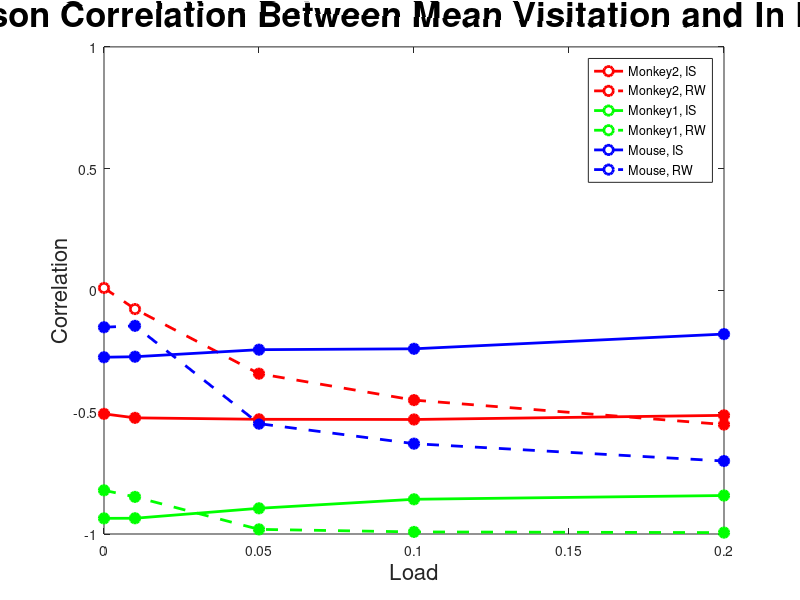
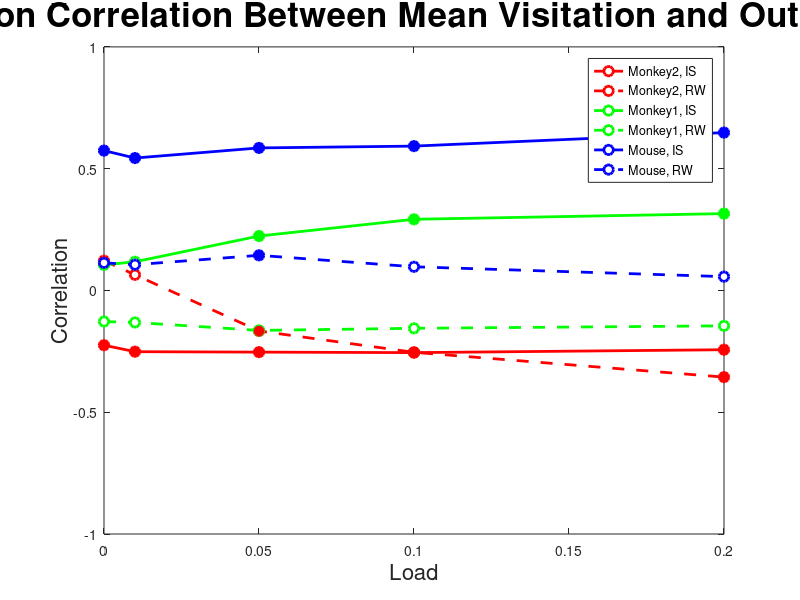
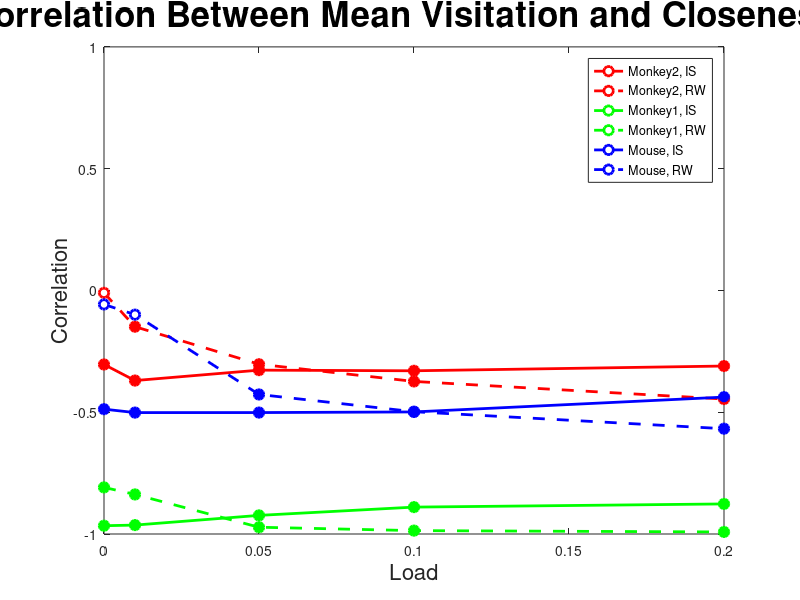
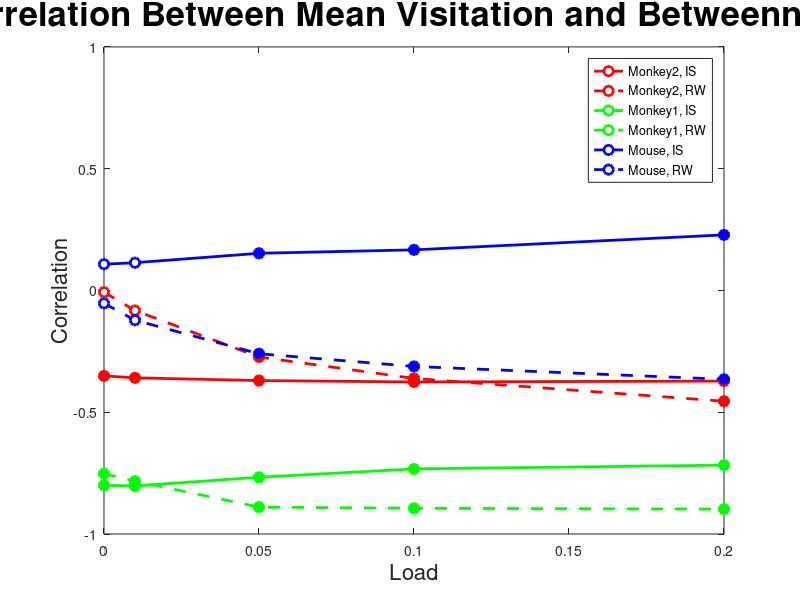

Write MATLAB code to recreate these figures, in order.
% Influence vs. In Degree 
x = [0, 0.01, 0.05, 0.1, 0.2]
y1 = [ -0.5067358,   -0.5230909,   -0.5290222,   -0.5298036,   -0.5128546]  
y2 = [ 0.01030276,   -0.07644392, -0.3418042,   -0.450261,    -0.5505172]  
y3 = [ -0.9356863,   -0.9353327,   -0.8944474,   -0.8574319,   -0.8419666]  
y4 = [ -0.8205764,   -0.8476014,   -0.9809867,   -0.9914599,   -0.9942884]  
y5 = [ -0.27423,     -0.2721152,   -0.2432232,   -0.2395987,   -0.1791202]   
y6 = [ -0.1510488,   -0.1452869,   -0.5469349,   -0.6291257,   -0.7003716]  

x1 = [0, 0.01, 0.05, 0.1, 0.2]
x2 = [0.05, 0.1, 0.2]
x3 = [0, 0.01, 0.05, 0.1, 0.2]
x4 = [0, 0.01, 0.05, 0.1, 0.2]
x5 = [0, 0.01, 0.05, 0.1, 0.2]
x6 = [0, 0.01, 0.05, 0.1, 0.2]

z1 = [ -0.5067358,   -0.5230909,   -0.5290222,   -0.5298036,   -0.5128546]  
z2 = [-0.3418042,   -0.450261,    -0.5505172]
z3 = [ -0.9356863,   -0.9353327,   -0.8944474,   -0.8574319,   -0.8419666]  
z4 = [ -0.8205764,   -0.8476014,   -0.9809867,   -0.9914599,   -0.9942884]  
z5 = [ -0.27423,     -0.2721152,   -0.2432232,   -0.2395987,   -0.1791202]   
z6 = [ -0.1510488,   -0.1452869,   -0.5469349,   -0.6291257,   -0.7003716]  

% First, plot the curves, regardless of significance or not
figure
plot(x, y1, "- ro", ...
	"LineWidth", 2, ...
	"MarkerFaceColor", [1 1 1], ...
	"MarkerEdgeColor", "r", ...
	"MarkerSize", 7)
title("Pearson Correlation Between Mean Visitation and In Degree", "FontSize", 25)
xlabel("Load", "FontSize", 16)
ylabel("Correlation", "FontSize", 16)

hold on
plot(x, y2, "-- ro", ...
	"LineWidth", 2, ...
	"MarkerFaceColor", [1 1 1], ...
	"MarkerEdgeColor", "r", ...
	"MarkerSize", 7)

hold on
plot(x, y3, "- go", ...
	"LineWidth", 2, ...
	"MarkerFaceColor", [1 1 1], ...
	"MarkerEdgeColor", "g", ...
	"MarkerSize", 7)

hold on
plot(x, y4, "-- go", ...
	"LineWidth", 2, ...
	"MarkerFaceColor", [1 1 1], ...
	"MarkerEdgeColor", "g", ...
	"MarkerSize", 7)

hold on

plot(x, y5, "- bo", ...
	"LineWidth", 2, ...
	"MarkerFaceColor", [1 1 1], ...
	"MarkerEdgeColor", "b", ...
	"MarkerSize", 7)

hold on
plot(x, y6, "-- bo", ...
	"LineWidth", 2, ...
	"MarkerFaceColor", [1 1 1], ...
	"MarkerEdgeColor", "b", ...
	"MarkerSize", 7)

% Now, fill in the significant values

hold on
plot(x1, z1, "- wo", ...
	"LineStyle", "none", ...
	"MarkerFaceColor", "r", ...
	"MarkerEdgeColor", "r", ...
	"MarkerSize", 7)

hold on
plot(x2, z2, "- wo", ...
	"LineStyle", "none", ...
	"MarkerFaceColor", "r", ...
	"MarkerEdgeColor", "r", ...
	"MarkerSize", 7)

hold on
plot(x3, z3, "- wo", ...
	"LineStyle", "none", ...
	"MarkerFaceColor", "g", ...
	"MarkerEdgeColor", "g", ...
	"MarkerSize", 7)

hold on
plot(x4, z4, "- wo", ...
	"LineStyle", "none", ...
	"MarkerFaceColor", "g", ...
	"MarkerEdgeColor", "g", ...
	"MarkerSize", 7)

hold on
plot(x5, z5, "- wo", ...
	"LineStyle", "none", ...
	"MarkerFaceColor", "b", ...
	"MarkerEdgeColor", "b", ...
	"MarkerSize", 7)

hold on
plot(x6, z6, "- wo", ...
	"LineStyle", "none", ...
	"MarkerFaceColor", "b", ...
	"MarkerEdgeColor", "b", ...
	"MarkerSize", 7)
legend("Monkey2, IS", "Monkey2, RW", "Monkey1, IS", "Monkey1, RW", "Mouse, IS", "Mouse, RW")
ylim([-1, 1])	

hold off


% Influence vs. Out Degree 
x = [0, 0.01, 0.05, 0.1, 0.2]
y1 = [ -0.2247399,    -0.2514445,   -0.2532274,   -0.25532,     -0.2433915  ]
y2 = [ 0.1220398,     0.06420708,  -0.1664006,   -0.2540701,   -0.3557957  ]
y3 = [ 0.1048528,     0.1177743,    0.2234229,    0.292105,     0.3154193   ]
y4 = [ -0.1276368,    -0.1313422,   -0.1640887,   -0.155406,    -0.1453444  ]
y5 = [ 0.5741205,     0.5436752,    0.5852051,    0.5926335,    0.6480436    ]
y6 = [ 0.1132809,     0.1057575,    0.1442159,    0.09711735,   0.05672981  ]

x1 = [0, 0.01, 0.05, 0.1, 0.2]
x2 = [0.05, 0.1, 0.2]
x3 = [0.05, 0.1, 0.2]
x4 = []
x5 = [0, 0.01, 0.05, 0.1, 0.2]
x6 = [0.05]

z1 = [ -0.2247399,    -0.2514445,   -0.2532274,   -0.25532,     -0.2433915  ]
z2 = [-0.1664006,   -0.2540701,   -0.3557957]
z3 = [ 0.2234229,    0.292105,     0.3154193]
z4 = []
z5 = [ 0.5741205,     0.5436752,    0.5852051,    0.5926335,    0.6480436    ]
z6 = [0.1442159]

% First, plot the curves, regardless of significance or not
figure
plot(x, y1, "- ro", ...
	"LineWidth", 2, ...
	"MarkerFaceColor", [1 1 1], ...
	"MarkerEdgeColor", "r", ...
	"MarkerSize", 7)
title("Pearson Correlation Between Mean Visitation and Out Degree", "FontSize", 25)
xlabel("Load", "FontSize", 16)
ylabel("Correlation", "FontSize", 16)

hold on
plot(x, y2, "-- ro", ...
	"LineWidth", 2, ...
	"MarkerFaceColor", [1 1 1], ...
	"MarkerEdgeColor", "r", ...
	"MarkerSize", 7)

hold on
plot(x, y3, "- go", ...
	"LineWidth", 2, ...
	"MarkerFaceColor", [1 1 1], ...
	"MarkerEdgeColor", "g", ...
	"MarkerSize", 7)

hold on
plot(x, y4, "-- go", ...
	"LineWidth", 2, ...
	"MarkerFaceColor", [1 1 1], ...
	"MarkerEdgeColor", "g", ...
	"MarkerSize", 7)

hold on

plot(x, y5, "- bo", ...
	"LineWidth", 2, ...
	"MarkerFaceColor", [1 1 1], ...
	"MarkerEdgeColor", "b", ...
	"MarkerSize", 7)

hold on
plot(x, y6, "-- bo", ...
	"LineWidth", 2, ...
	"MarkerFaceColor", [1 1 1], ...
	"MarkerEdgeColor", "b", ...
	"MarkerSize", 7)

% Now, fill in the significant values

hold on
plot(x1, z1, "- wo", ...
	"LineStyle", "none", ...
	"MarkerFaceColor", [1 0 0], ...
	"MarkerEdgeColor", "r", ...
	"MarkerSize", 7)

hold on
plot(x2, z2, "- wo", ...
	"LineStyle", "none", ...
	"MarkerFaceColor", "r", ...
	"MarkerEdgeColor", "r", ...
	"MarkerSize", 7)

hold on
plot(x3, z3, "- wo", ...
	"LineStyle", "none", ...
	"MarkerFaceColor", "g", ...
	"MarkerEdgeColor", "g", ...
	"MarkerSize", 7)

hold on
plot(x4, z4, "- wo", ...
	"LineStyle", "none", ...
	"MarkerFaceColor", "g", ...
	"MarkerEdgeColor", "g", ...
	"MarkerSize", 7)

hold on
plot(x5, z5, "- wo", ...
	"LineStyle", "none", ...
	"MarkerFaceColor", "b", ...
	"MarkerEdgeColor", "b", ...
	"MarkerSize", 7)

hold on
plot(x6, z6, "- wo", ...
	"LineStyle", "none", ...
	"MarkerFaceColor", "b", ...
	"MarkerEdgeColor", "b", ...
	"MarkerSize", 7)
legend("Monkey2, IS", "Monkey2, RW", "Monkey1, IS", "Monkey1, RW", "Mouse, IS", "Mouse, RW")
ylim([-1, 1])	

hold off



% Influence vs. Closeness Centrality
x = [0, 0.01, 0.05, 0.1, 0.2]
y1 = [ -0.303942,    -0.3699783,   -0.3272261,   -0.3298805,   -0.3103323  ]
y2 = [ -0.009921724, -0.1487975,  -0.3029159,   -0.3735418,   -0.4459092  ]
y3 = [ -0.9659972,   -0.9633755,   -0.923564,    -0.8895754,   -0.8765357  ]
y4 = [ -0.808576,    -0.837572,    -0.9721879,   -0.9861216,   -0.9915606  ]
y5 = [ -0.4873877,   -0.5015311,   -0.5014187,   -0.4988201,   -0.4378934   ]
y6 = [ -0.05731103,  -0.09942469,  -0.4270962,   -0.4979422,   -0.5676694  ]

x1 = [0, 0.01, 0.05, 0.1, 0.2]
x2 = [0.01, 0.05, 0.1, 0.2]
x3 = [0, 0.01, 0.05, 0.1, 0.2]
x4 = [0, 0.01, 0.05, 0.1, 0.2]
x5 = [0, 0.01, 0.05, 0.1, 0.2]
x6 = [0.05, 0.1, 0.2]

z1 = [ -0.303942,    -0.3699783,   -0.3272261,   -0.3298805,   -0.3103323  ]
z2 = [-0.1487975,  -0.3029159,   -0.3735418,   -0.4459092]
z3 = [ -0.9659972,   -0.9633755,   -0.923564,    -0.8895754,   -0.8765357  ]
z4 = [ -0.808576,    -0.837572,    -0.9721879,   -0.9861216,   -0.9915606  ]
z5 = [ -0.4873877,   -0.5015311,   -0.5014187,   -0.4988201,   -0.4378934   ]
z6 = [-0.4270962,   -0.4979422,   -0.5676694]

% First, plot the curves, regardless of significance or not
figure
plot(x, y1, "- ro", ...
	"LineWidth", 2, ...
	"MarkerFaceColor", [1 1 1], ...
	"MarkerEdgeColor", "r", ...
	"MarkerSize", 7)
title("Pearson Correlation Between Mean Visitation and Closeness Centrality", "FontSize", 25)
xlabel("Load", "FontSize", 16)
ylabel("Correlation", "FontSize", 16)

hold on
plot(x, y2, "-- ro", ...
	"LineWidth", 2, ...
	"MarkerFaceColor", [1 1 1], ...
	"MarkerEdgeColor", "r", ...
	"MarkerSize", 7)

hold on
plot(x, y3, "- go", ...
	"LineWidth", 2, ...
	"MarkerFaceColor", [1 1 1], ...
	"MarkerEdgeColor", "g", ...
	"MarkerSize", 7)

hold on
plot(x, y4, "-- go", ...
	"LineWidth", 2, ...
	"MarkerFaceColor", [1 1 1], ...
	"MarkerEdgeColor", "g", ...
	"MarkerSize", 7)

hold on

plot(x, y5, "- bo", ...
	"LineWidth", 2, ...
	"MarkerFaceColor", [1 1 1], ...
	"MarkerEdgeColor", "b", ...
	"MarkerSize", 7)

hold on
plot(x, y6, "-- bo", ...
	"LineWidth", 2, ...
	"MarkerFaceColor", [1 1 1], ...
	"MarkerEdgeColor", "b", ...
	"MarkerSize", 7)

% Now, fill in the significant values

hold on
plot(x1, z1, "- wo", ...
	"LineStyle", "none", ...
	"MarkerFaceColor", "r", ...
	"MarkerEdgeColor", "r", ...
	"MarkerSize", 7)

hold on
plot(x2, z2, "- wo", ...
	"LineStyle", "none", ...
	"MarkerFaceColor", "r", ...
	"MarkerEdgeColor", "r", ...
	"MarkerSize", 7)

hold on
plot(x3, z3, "- wo", ...
	"LineStyle", "none", ...
	"MarkerFaceColor", "g", ...
	"MarkerEdgeColor", "g", ...
	"MarkerSize", 7)

hold on
plot(x4, z4, "- wo", ...
	"LineStyle", "none", ...
	"MarkerFaceColor", "g", ...
	"MarkerEdgeColor", "g", ...
	"MarkerSize", 7)

hold on
plot(x5, z5, "- wo", ...
	"LineStyle", "none", ...
	"MarkerFaceColor", "b", ...
	"MarkerEdgeColor", "b", ...
	"MarkerSize", 7)

hold on
plot(x6, z6, "- wo", ...
	"LineStyle", "none", ...
	"MarkerFaceColor", "b", ...
	"MarkerEdgeColor", "b", ...
	"MarkerSize", 7)
legend("Monkey2, IS", "Monkey2, RW", "Monkey1, IS", "Monkey1, RW", "Mouse, IS", "Mouse, RW")
ylim([-1, 1])	

hold off


% Influence vs. Betweenness Centrality
x = [0, 0.01, 0.05, 0.1, 0.2]
y1 = [ -0.3508149,   -0.358843,    -0.369933,    -0.375798,    -0.3721378  ]
y2 = [ -0.007000943, -0.08247554, -0.2731688,   -0.3613984,   -0.4548799  ]
y3 = [ -0.8001684,   -0.8027371,   -0.7671172,   -0.7328259,   -0.7173447  ]
y4 = [ -0.7524747,   -0.7829376,   -0.8895612,   -0.8945713,   -0.8978071  ]
y5 = [ 0.1078196,    0.1138621,    0.1525914,    0.1666392,    0.2280848    ]
y6 = [ -0.05277648,  -0.1221243,   -0.2598447,   -0.3121164,   -0.3648632  ]

x1 = [0, 0.01, 0.05, 0.1, 0.2]
x2 = [0.05, 0.1, 0.2]
x3 = [0, 0.01, 0.05, 0.1, 0.2]
x4 = [0, 0.01, 0.05, 0.1, 0.2]
x5 = [0.05, 0.1, 0.2]
x6 = [0.05, 0.1, 0.2]

z1 = [ -0.3508149,   -0.358843,    -0.369933,    -0.375798,    -0.3721378  ]
z2 = [-0.2731688,   -0.3613984,   -0.4548799]
z3 = [ -0.8001684,   -0.8027371,   -0.7671172,   -0.7328259,   -0.7173447  ]
z4 = [ -0.7524747,   -0.7829376,   -0.8895612,   -0.8945713,   -0.8978071  ]
z5 = [0.1525914,    0.1666392,    0.2280848]
z6 = [-0.2598447,   -0.3121164,   -0.3648632]

% First, plot the curves, regardless of significance or not
figure
plot(x, y1, "- ro", ...
	"LineWidth", 2, ...
	"MarkerFaceColor", [1 1 1], ...
	"MarkerEdgeColor", "r", ...
	"MarkerSize", 7)
title("Pearson Correlation Between Mean Visitation and Betweenness Centrality", "FontSize", 25)
xlabel("Load", "FontSize", 16)
ylabel("Correlation", "FontSize", 16)

hold on
plot(x, y2, "-- ro", ...
	"LineWidth", 2, ...
	"MarkerFaceColor", [1 1 1], ...
	"MarkerEdgeColor", "r", ...
	"MarkerSize", 7)

hold on
plot(x, y3, "- go", ...
	"LineWidth", 2, ...
	"MarkerFaceColor", [1 1 1], ...
	"MarkerEdgeColor", "g", ...
	"MarkerSize", 7)

hold on
plot(x, y4, "-- go", ...
	"LineWidth", 2, ...
	"MarkerFaceColor", [1 1 1], ...
	"MarkerEdgeColor", "g", ...
	"MarkerSize", 7)

hold on

plot(x, y5, "- bo", ...
	"LineWidth", 2, ...
	"MarkerFaceColor", [1 1 1], ...
	"MarkerEdgeColor", "b", ...
	"MarkerSize", 7)

hold on
plot(x, y6, "-- bo", ...
	"LineWidth", 2, ...
	"MarkerFaceColor", [1 1 1], ...
	"MarkerEdgeColor", "b", ...
	"MarkerSize", 7)

% Now, fill in the significant values

hold on
plot(x1, z1, "- wo", ...
	"LineStyle", "none", ...
	"MarkerFaceColor", "r", ...
	"MarkerEdgeColor", "r", ...
	"MarkerSize", 7)

hold on
plot(x2, z2, "- wo", ...
	"LineStyle", "none", ...
	"MarkerFaceColor", "r", ...
	"MarkerEdgeColor", "r", ...
	"MarkerSize", 7)

hold on
plot(x3, z3, "- wo", ...
	"LineStyle", "none", ...
	"MarkerFaceColor", "g", ...
	"MarkerEdgeColor", "g", ...
	"MarkerSize", 7)

hold on
plot(x4, z4, "- wo", ...
	"LineStyle", "none", ...
	"MarkerFaceColor", "g", ...
	"MarkerEdgeColor", "g", ...
	"MarkerSize", 7)

hold on
plot(x5, z5, "- wo", ...
	"LineStyle", "none", ...
	"MarkerFaceColor", "b", ...
	"MarkerEdgeColor", "b", ...
	"MarkerSize", 7)

hold on
plot(x6, z6, "- wo", ...
	"LineStyle", "none", ...
	"MarkerFaceColor", "b", ...
	"MarkerEdgeColor", "b", ...
	"MarkerSize", 7)
legend("Monkey2, IS", "Monkey2, RW", "Monkey1, IS", "Monkey1, RW", "Mouse, IS", "Mouse, RW")
ylim([-1, 1])	

hold off




% Redundancy vs. In Degree
x = [0, 0.01, 0.05, 0.1, 0.2]
y1 = [ -0.243331,    -0.2730811,   -0.377439,    -0.3317767,   -0.2948405  ]
y2 = [ -0.1918469,   -0.2055615,  -0.2002566,   -0.1983024,   -0.1961912  ]
y3 = [ -0.2939908,   -0.2895031,   -0.3939538,   -0.2274509,   -0.1586831  ]
y4 = [ -0.1336711,   -0.1205887,   -0.01858502,  0.2331294,    0.395346    ]
y5 = [ -0.2295125,   -0.1920637,   -0.26127,     -0.2764219,   -0.2651384   ]
y6 = [ -0.2555538,   -0.211928,    -0.2158502,   -0.2304797,   -0.2475533  ]

x1 = [0, 0.01, 0.05, 0.1, 0.2]
x2 = [0, 0.01, 0.05, 0.1, 0.2]
x3 = [0, 0.01, 0.05, 0.1]
x4 = [0.1, 0.2]
x5 = [0, 0.01, 0.05, 0.1, 0.2]
x6 = [0, 0.01, 0.05, 0.1, 0.2]

z1 = [ -0.243331,    -0.2730811,   -0.377439,    -0.3317767,   -0.2948405  ]
z2 = [ -0.1918469,   -0.2055615,  -0.2002566,   -0.1983024,   -0.1961912  ]
z3 = [-0.2939908,   -0.2895031,   -0.3939538,   -0.2274509]
z4 = [0.2331294,    0.395346]
z5 = [ -0.2295125,   -0.1920637,   -0.26127,     -0.2764219,   -0.2651384   ]
z6 = [ -0.2555538,   -0.211928,    -0.2158502,   -0.2304797,   -0.2475533  ]


% First, plot the curves, regardless of significance or not
figure
plot(x, y1, "- ro", ...
	"LineWidth", 2, ...
	"MarkerFaceColor", [1 1 1], ...
	"MarkerEdgeColor", "r", ...
	"MarkerSize", 7)
title("Pearson Correlation Between Mean Overstay and In Degree", "FontSize", 25)
xlabel("Load", "FontSize", 16)
ylabel("Correlation", "FontSize", 16)

hold on
plot(x, y2, "-- ro", ...
	"LineWidth", 2, ...
	"MarkerFaceColor", [1 1 1], ...
	"MarkerEdgeColor", "r", ...
	"MarkerSize", 7)

hold on
plot(x, y3, "- go", ...
	"LineWidth", 2, ...
	"MarkerFaceColor", [1 1 1], ...
	"MarkerEdgeColor", "g", ...
	"MarkerSize", 7)

hold on
plot(x, y4, "-- go", ...
	"LineWidth", 2, ...
	"MarkerFaceColor", [1 1 1], ...
	"MarkerEdgeColor", "g", ...
	"MarkerSize", 7)

hold on

plot(x, y5, "- bo", ...
	"LineWidth", 2, ...
	"MarkerFaceColor", [1 1 1], ...
	"MarkerEdgeColor", "b", ...
	"MarkerSize", 7)

hold on
plot(x, y6, "-- bo", ...
	"LineWidth", 2, ...
	"MarkerFaceColor", [1 1 1], ...
	"MarkerEdgeColor", "b", ...
	"MarkerSize", 7)

% Now, fill in the significant values

hold on
plot(x1, z1, "- wo", ...
	"LineStyle", "none", ...
	"MarkerFaceColor", "r", ...
	"MarkerEdgeColor", "r", ...
	"MarkerSize", 7)

hold on
plot(x2, z2, "- wo", ...
	"LineStyle", "none", ...
	"MarkerFaceColor", "r", ...
	"MarkerEdgeColor", "r", ...
	"MarkerSize", 7)

hold on
plot(x3, z3, "- wo", ...
	"LineStyle", "none", ...
	"MarkerFaceColor", "g", ...
	"MarkerEdgeColor", "g", ...
	"MarkerSize", 7)

hold on
plot(x4, z4, "- wo", ...
	"LineStyle", "none", ...
	"MarkerFaceColor", "g", ...
	"MarkerEdgeColor", "g", ...
	"MarkerSize", 7)

hold on
plot(x5, z5, "- wo", ...
	"LineStyle", "none", ...
	"MarkerFaceColor", "b", ...
	"MarkerEdgeColor", "b", ...
	"MarkerSize", 7)

hold on
plot(x6, z6, "- wo", ...
	"LineStyle", "none", ...
	"MarkerFaceColor", "b", ...
	"MarkerEdgeColor", "b", ...
	"MarkerSize", 7)
legend("Monkey2, IS", "Monkey2, RW", "Monkey1, IS", "Monkey1, RW", "Mouse, IS", "Mouse, RW")
ylim([-1, 1])	

hold off


% Redundancy vs. Out Degree
x = [0, 0.01, 0.05, 0.1, 0.2]
y1 =  [ -0.09399936,  -0.09267755,  -0.2891839,   -0.295891,    -0.2929902  ]
y2 =  [ -0.2505736,   -0.2632163,  -0.2658021,   -0.2695894,   -0.2732296  ]
y3 =  [ -0.4845775,   -0.4968789,   0.5572738,    0.4638722,    0.3948188   ]
y4 =  [ 0.1739287,    -0.02212622,  -0.1772207,   0.04923206,   -0.05026488 ]
y5 =  [ 0.2482525,    0.4223051,    0.3350149,    0.2851496,    0.1516079    ]
y6 =  [ -0.1947523,   -0.1851724,   -0.2164653,   -0.2398338,   -0.2704498 ]

x1 = [0.05, 0.1, 0.2]
x2 = [0, 0.01, 0.05, 0.1, 0.2]
x3 = [0, 0.01, 0.05, 0.1, 0.2]
x4 = []
x5 = [0, 0.01, 0.05, 0.1, 0.2]
x6 = [0, 0.01, 0.05, 0.1, 0.2]

z1 = [-0.2891839,   -0.295891,    -0.2929902]
z2 = [ -0.2505736,   -0.2632163,  -0.2658021,   -0.2695894,   -0.2732296  ]
z3 = [ -0.4845775,   -0.4968789,   0.5572738,    0.4638722,    0.3948188   ]
z4 = []
z5 = [ 0.2482525,    0.4223051,    0.3350149,    0.2851496,    0.1516079    ]
z6 = [ -0.1947523,   -0.1851724,   -0.2164653,   -0.2398338,   -0.2704498 ]

% First, plot the curves, regardless of significance or not
figure
plot(x, y1, "- ro", ...
	"LineWidth", 2, ...
	"MarkerFaceColor", [1 1 1], ...
	"MarkerEdgeColor", "r", ...
	"MarkerSize", 7)
title("Pearson Correlation Between Mean Overstay and Out Degree", "FontSize", 25)
xlabel("Load", "FontSize", 16)
ylabel("Correlation", "FontSize", 16)

hold on
plot(x, y2, "-- ro", ...
	"LineWidth", 2, ...
	"MarkerFaceColor", [1 1 1], ...
	"MarkerEdgeColor", "r", ...
	"MarkerSize", 7)

hold on
plot(x, y3, "- go", ...
	"LineWidth", 2, ...
	"MarkerFaceColor", [1 1 1], ...
	"MarkerEdgeColor", "g", ...
	"MarkerSize", 7)

hold on
plot(x, y4, "-- go", ...
	"LineWidth", 2, ...
	"MarkerFaceColor", [1 1 1], ...
	"MarkerEdgeColor", "g", ...
	"MarkerSize", 7)

hold on

plot(x, y5, "- bo", ...
	"LineWidth", 2, ...
	"MarkerFaceColor", [1 1 1], ...
	"MarkerEdgeColor", "b", ...
	"MarkerSize", 7)

hold on
plot(x, y6, "-- bo", ...
	"LineWidth", 2, ...
	"MarkerFaceColor", [1 1 1], ...
	"MarkerEdgeColor", "b", ...
	"MarkerSize", 7)

% Now, fill in the significant values

hold on
plot(x1, z1, "- wo", ...
	"LineStyle", "none", ...
	"MarkerFaceColor", "r", ...
	"MarkerEdgeColor", "r", ...
	"MarkerSize", 7)

hold on
plot(x2, z2, "- wo", ...
	"LineStyle", "none", ...
	"MarkerFaceColor", "r", ...
	"MarkerEdgeColor", "r", ...
	"MarkerSize", 7)

hold on
plot(x3, z3, "- wo", ...
	"LineStyle", "none", ...
	"MarkerFaceColor", "g", ...
	"MarkerEdgeColor", "g", ...
	"MarkerSize", 7)

hold on
plot(x4, z4, "- wo", ...
	"LineStyle", "none", ...
	"MarkerFaceColor", "g", ...
	"MarkerEdgeColor", "g", ...
	"MarkerSize", 7)

hold on
plot(x5, z5, "- wo", ...
	"LineStyle", "none", ...
	"MarkerFaceColor", "b", ...
	"MarkerEdgeColor", "b", ...
	"MarkerSize", 7)

hold on
plot(x6, z6, "- wo", ...
	"LineStyle", "none", ...
	"MarkerFaceColor", "b", ...
	"MarkerEdgeColor", "b", ...
	"MarkerSize", 7)
legend("Monkey2, IS", "Monkey2, RW", "Monkey1, IS", "Monkey1, RW", "Mouse, IS", "Mouse, RW")
ylim([-1, 1])	

hold off



% Redundancy vs. Closeness Centrality
x = [0, 0.01, 0.05, 0.1, 0.2]
y1 =  [ -0.1472656,   -0.1638038,   -0.1513601,   -0.1409418,   -0.1298159  ]
y2 =  [ -0.0943929,   -0.1117989,  -0.1023954,   -0.1006665,   -0.09947802 ]
y3 =  [ -0.3006911,   -0.298078,    -0.4091046,   -0.2367899,   -0.1653795  ]
y4 =  [ -0.1747231,   -0.1476092,   -0.03850992,  0.2432619,    0.4260753   ]
y5 =  [ -0.4493588,   -0.3284467,   -0.5874077,   -0.6035811,   -0.6086911   ]
y6 =  [ -0.3010494,   -0.255045,    -0.2616799,   -0.2723077,   -0.2861147  ]

x1 = [0, 0.01, 0.05]
x2 = []
x3 = [0, 0.01, 0.05, 0.1]
x4 = [0.1, 0.2]
x5 = [0, 0.01, 0.05, 0.1, 0.2]
x6 = [0, 0.01, 0.05, 0.1, 0.2]

z1 = [-0.1472656,   -0.1638038,   -0.1513601]
z2 = []
z3 = [-0.3006911,   -0.298078,    -0.4091046,   -0.2367899]
z4 = [0.2432619,    0.4260753]
z5 = [ -0.4493588,   -0.3284467,   -0.5874077,   -0.6035811,   -0.6086911   ]
z6 = [ -0.3010494,   -0.255045,    -0.2616799,   -0.2723077,   -0.2861147  ]

% First, plot the curves, regardless of significance or not
figure
plot(x, y1, "- ro", ...
	"LineWidth", 2, ...
	"MarkerFaceColor", [1 1 1], ...
	"MarkerEdgeColor", "r", ...
	"MarkerSize", 7)
title("Pearson Correlation Between Mean Overstay and Closeness Centrality", "FontSize", 25)
xlabel("Load", "FontSize", 16)
ylabel("Correlation", "FontSize", 16)

hold on
plot(x, y2, "-- ro", ...
	"LineWidth", 2, ...
	"MarkerFaceColor", [1 1 1], ...
	"MarkerEdgeColor", "r", ...
	"MarkerSize", 7)

hold on
plot(x, y3, "- go", ...
	"LineWidth", 2, ...
	"MarkerFaceColor", [1 1 1], ...
	"MarkerEdgeColor", "g", ...
	"MarkerSize", 7)

hold on
plot(x, y4, "-- go", ...
	"LineWidth", 2, ...
	"MarkerFaceColor", [1 1 1], ...
	"MarkerEdgeColor", "g", ...
	"MarkerSize", 7)

hold on

plot(x, y5, "- bo", ...
	"LineWidth", 2, ...
	"MarkerFaceColor", [1 1 1], ...
	"MarkerEdgeColor", "b", ...
	"MarkerSize", 7)

hold on
plot(x, y6, "-- bo", ...
	"LineWidth", 2, ...
	"MarkerFaceColor", [1 1 1], ...
	"MarkerEdgeColor", "b", ...
	"MarkerSize", 7)

% Now, fill in the significant values

hold on
plot(x1, z1, "- wo", ...
	"LineStyle", "none", ...
	"MarkerFaceColor", "r", ...
	"MarkerEdgeColor", "r", ...
	"MarkerSize", 7)

hold on
plot(x2, z2, "- wo", ...
	"LineStyle", "none", ...
	"MarkerFaceColor", "r", ...
	"MarkerEdgeColor", "r", ...
	"MarkerSize", 7)

hold on
plot(x3, z3, "- wo", ...
	"LineStyle", "none", ...
	"MarkerFaceColor", "g", ...
	"MarkerEdgeColor", "g", ...
	"MarkerSize", 7)

hold on
plot(x4, z4, "- wo", ...
	"LineStyle", "none", ...
	"MarkerFaceColor", "g", ...
	"MarkerEdgeColor", "g", ...
	"MarkerSize", 7)

hold on
plot(x5, z5, "- wo", ...
	"LineStyle", "none", ...
	"MarkerFaceColor", "b", ...
	"MarkerEdgeColor", "b", ...
	"MarkerSize", 7)

hold on
plot(x6, z6, "- wo", ...
	"LineStyle", "none", ...
	"MarkerFaceColor", "b", ...
	"MarkerEdgeColor", "b", ...
	"MarkerSize", 7)
legend("Monkey2, IS", "Monkey2, RW", "Monkey1, IS", "Monkey1, RW", "Mouse, IS", "Mouse, RW")
ylim([-1, 1])	

hold off


% Redundancy vs. Betweenness Centrality
x = [0, 0.01, 0.05, 0.1, 0.2]
y1 =  [ -0.1637672,   -0.1130369,   -0.2261289,   -0.1823132,   -0.1582083  ]
y2 =  [ -0.1019096,   -0.09260325, -0.09654876,  -0.0992894,   -0.1014982  ]
y3 =  [ -0.2586955,   -0.250791,    -0.3322763,   -0.1930321,   -0.1347971  ]
y4 =  [ -0.08273519,  -0.04536504,  0.03420807,   0.2163041,    0.3234497   ]
y5 =  [ 0.06172298,   0.2119542,    0.08414061,   0.08149186,   -0.0006642717]
y6 =  [ -0.1301438,   -0.08831286,  -0.1240174,   -0.1476674,   -0.1666233 ]

x1 = [0, 0.05, 0.1, 0.2]
x2 = [0, 0.01, 0.05,]
x3 = [0, 0.01, 0.05,]
x4 = [0.1]
x5 = [0.01]
x6 = [0.1, 0.2]

z1 = [-0.1637672, -0.2261289,   -0.1823132,   -0.1582083]
z2 = [-0.1019096,   -0.09260325, -0.09654876]
z3 = [-0.2586955,   -0.250791,    -0.3322763]
z4 = [0.2163041]
z5 = [0.2119542]
z6 = [-0.1476674,   -0.1666233]

% First, plot the curves, regardless of significance or not
figure
plot(x, y1, "- ro", ...
	"LineWidth", 2, ...
	"MarkerFaceColor", [1 1 1], ...
	"MarkerEdgeColor", "r", ...
	"MarkerSize", 7)
title("Pearson Correlation Between Mean Overstay and Betweenness Centrality", "FontSize", 25)
xlabel("Load", "FontSize", 16)
ylabel("Correlation", "FontSize", 16)

hold on
plot(x, y2, "-- ro", ...
	"LineWidth", 2, ...
	"MarkerFaceColor", [1 1 1], ...
	"MarkerEdgeColor", "r", ...
	"MarkerSize", 7)

hold on
plot(x, y3, "- go", ...
	"LineWidth", 2, ...
	"MarkerFaceColor", [1 1 1], ...
	"MarkerEdgeColor", "g", ...
	"MarkerSize", 7)

hold on
plot(x, y4, "-- go", ...
	"LineWidth", 2, ...
	"MarkerFaceColor", [1 1 1], ...
	"MarkerEdgeColor", "g", ...
	"MarkerSize", 7)

hold on

plot(x, y5, "- bo", ...
	"LineWidth", 2, ...
	"MarkerFaceColor", [1 1 1], ...
	"MarkerEdgeColor", "b", ...
	"MarkerSize", 7)

hold on
plot(x, y6, "-- bo", ...
	"LineWidth", 2, ...
	"MarkerFaceColor", [1 1 1], ...
	"MarkerEdgeColor", "b", ...
	"MarkerSize", 7)

% Now, fill in the significant values

hold on
plot(x1, z1, "- wo", ...
	"LineStyle", "none", ...
	"MarkerFaceColor", "r", ...
	"MarkerEdgeColor", "r", ...
	"MarkerSize", 7)

hold on
plot(x2, z2, "- wo", ...
	"LineStyle", "none", ...
	"MarkerFaceColor", "r", ...
	"MarkerEdgeColor", "r", ...
	"MarkerSize", 7)

hold on
plot(x3, z3, "- wo", ...
	"LineStyle", "none", ...
	"MarkerFaceColor", "g", ...
	"MarkerEdgeColor", "g", ...
	"MarkerSize", 7)

hold on
plot(x4, z4, "- wo", ...
	"LineStyle", "none", ...
	"MarkerFaceColor", "g", ...
	"MarkerEdgeColor", "g", ...
	"MarkerSize", 7)

hold on
plot(x5, z5, "- wo", ...
	"LineStyle", "none", ...
	"MarkerFaceColor", "b", ...
	"MarkerEdgeColor", "b", ...
	"MarkerSize", 7)

hold on
plot(x6, z6, "- wo", ...
	"LineStyle", "none", ...
	"MarkerFaceColor", "b", ...
	"MarkerEdgeColor", "b", ...
	"MarkerSize", 7)
legend("Monkey2, IS", "Monkey2, RW", "Monkey1, IS", "Monkey1, RW", "Mouse, IS", "Mouse, RW")
ylim([-1, 1])	

hold off

% Average Age at Death vs. In Degree
x = [0, 0.01, 0.05, 0.1, 0.2]
y1 =  [-0.2614684,   -0.2607152,   -0.3977303,   -0.4187877,   -0.4259857  ]
y2 =  [0.02848985,   -0.067021,   -0.3258901,   -0.4344256,   -0.5388244  ]
y3 =  [-0.657489,    -0.6300683,   -0.9807583,   -0.9774081,   -0.9626554  ]
y4 =  [-0.7278062,   -0.7839169,   -0.9761173,   -0.9913232,   -0.99444    ]
y5 =  [-0.2501584,   -0.2287045,   -0.290641,    -0.2992532,   -0.3547251   ]
y6 =  [-0.3163676,   -0.4082094,   -0.7992106,   -0.8161128,   -0.8461452 ]

x1 = [0, 0.01, 0.05, 0.1, 0.2]
x2 = [0.05, 0.1, 0.2]
x3 = [0, 0.01, 0.05, 0.1, 0.2]
x4 = [0, 0.01, 0.05, 0.1, 0.2]
x5 = [0, 0.01, 0.05, 0.1, 0.2]
x6 = [0, 0.01, 0.05, 0.1, 0.2]

z1 = [-0.2614684,   -0.2607152,   -0.3977303,   -0.4187877,   -0.4259857  ]
z2 = [-0.3258901,   -0.4344256,   -0.5388244]
z3 = [-0.657489,    -0.6300683,   -0.9807583,   -0.9774081,   -0.9626554  ]
z4 = [-0.7278062,   -0.7839169,   -0.9761173,   -0.9913232,   -0.99444    ]
z5 = [-0.2501584,   -0.2287045,   -0.290641,    -0.2992532,   -0.3547251   ]
z6 = [-0.3163676,   -0.4082094,   -0.7992106,   -0.8161128,   -0.8461452 ]

% First, plot the curves, regardless of significance or not
figure
plot(x, y1, "- ro", ...
	"LineWidth", 2, ...
	"MarkerFaceColor", [1 1 1], ...
	"MarkerEdgeColor", "r", ...
	"MarkerSize", 7)
title("Pearson Correlation Between Mean Age at Death and In Degree", "FontSize", 25)
xlabel("Load", "FontSize", 16)
ylabel("Correlation", "FontSize", 16)

hold on
plot(x, y2, "-- ro", ...
	"LineWidth", 2, ...
	"MarkerFaceColor", [1 1 1], ...
	"MarkerEdgeColor", "r", ...
	"MarkerSize", 7)

hold on
plot(x, y3, "- go", ...
	"LineWidth", 2, ...
	"MarkerFaceColor", [1 1 1], ...
	"MarkerEdgeColor", "g", ...
	"MarkerSize", 7)

hold on
plot(x, y4, "-- go", ...
	"LineWidth", 2, ...
	"MarkerFaceColor", [1 1 1], ...
	"MarkerEdgeColor", "g", ...
	"MarkerSize", 7)

hold on

plot(x, y5, "- bo", ...
	"LineWidth", 2, ...
	"MarkerFaceColor", [1 1 1], ...
	"MarkerEdgeColor", "b", ...
	"MarkerSize", 7)

hold on
plot(x, y6, "-- bo", ...
	"LineWidth", 2, ...
	"MarkerFaceColor", [1 1 1], ...
	"MarkerEdgeColor", "b", ...
	"MarkerSize", 7)

% Now, fill in the significant values

hold on
plot(x1, z1, "- wo", ...
	"LineStyle", "none", ...
	"MarkerFaceColor", "r", ...
	"MarkerEdgeColor", "r", ...
	"MarkerSize", 7)

hold on
plot(x2, z2, "- wo", ...
	"LineStyle", "none", ...
	"MarkerFaceColor", "r", ...
	"MarkerEdgeColor", "r", ...
	"MarkerSize", 7)

hold on
plot(x3, z3, "- wo", ...
	"LineStyle", "none", ...
	"MarkerFaceColor", "g", ...
	"MarkerEdgeColor", "g", ...
	"MarkerSize", 7)

hold on
plot(x4, z4, "- wo", ...
	"LineStyle", "none", ...
	"MarkerFaceColor", "g", ...
	"MarkerEdgeColor", "g", ...
	"MarkerSize", 7)

hold on
plot(x5, z5, "- wo", ...
	"LineStyle", "none", ...
	"MarkerFaceColor", "b", ...
	"MarkerEdgeColor", "b", ...
	"MarkerSize", 7)

hold on
plot(x6, z6, "- wo", ...
	"LineStyle", "none", ...
	"MarkerFaceColor", "b", ...
	"MarkerEdgeColor", "b", ...
	"MarkerSize", 7)
legend("Monkey2, IS", "Monkey2, RW", "Monkey1, IS", "Monkey1, RW", "Mouse, IS", "Mouse, RW")
ylim([-1, 1])	

hold off


% Average Age at Death vs. Out Degree
x = [0, 0.01, 0.05, 0.1, 0.2]
y1 = [ -0.0727589,   -0.07698143,  -0.1462093,   -0.1770087,   -0.2083388  ]
y2 = [ 0.1342804,    0.0699354,   -0.1551688,   -0.2423644,   -0.3484298  ]
y3 = [ -0.5046112,   -0.524089,    -0.06075574,  -0.09302298,  -0.09137593 ]
y4 = [ -0.08204975,  -0.1167699,   -0.1749655,   -0.1573104,   -0.1467109  ]
y5 = [ 0.3513096,    0.4274068,    0.506151,     0.4225783,    0.2808995    ]
y6 = [ -0.02044945,  -0.1030166,   0.006743801,  -0.02356464,  -0.05303991 ]

x1 = [0.05, 0.1, 0.2]
x2 = [0.05, 0.1, 0.2]
x3 = [0, 0.01]
x4 = []
x5 = [0, 0.01, 0.05, 0.1, 0.2]
x6 = []

z1 = [-0.1462093,   -0.1770087,   -0.2083388]
z2 = [-0.1551688,   -0.2423644,   -0.3484298]
z3 = [-0.5046112,   -0.524089]
z4 = []
z5 = [ 0.3513096,    0.4274068,    0.506151,     0.4225783,    0.2808995    ]
z6 = []

% First, plot the curves, regardless of significance or not
figure
plot(x, y1, "- ro", ...
	"LineWidth", 2, ...
	"MarkerFaceColor", [1 1 1], ...
	"MarkerEdgeColor", "r", ...
	"MarkerSize", 7)
title("Pearson Correlation Between Mean Age at Death and Out Degree", "FontSize", 25)
xlabel("Load", "FontSize", 16)
ylabel("Correlation", "FontSize", 16)

hold on
plot(x, y2, "-- ro", ...
	"LineWidth", 2, ...
	"MarkerFaceColor", [1 1 1], ...
	"MarkerEdgeColor", "r", ...
	"MarkerSize", 7)

hold on
plot(x, y3, "- go", ...
	"LineWidth", 2, ...
	"MarkerFaceColor", [1 1 1], ...
	"MarkerEdgeColor", "g", ...
	"MarkerSize", 7)

hold on
plot(x, y4, "-- go", ...
	"LineWidth", 2, ...
	"MarkerFaceColor", [1 1 1], ...
	"MarkerEdgeColor", "g", ...
	"MarkerSize", 7)

hold on

plot(x, y5, "- bo", ...
	"LineWidth", 2, ...
	"MarkerFaceColor", [1 1 1], ...
	"MarkerEdgeColor", "b", ...
	"MarkerSize", 7)

hold on
plot(x, y6, "-- bo", ...
	"LineWidth", 2, ...
	"MarkerFaceColor", [1 1 1], ...
	"MarkerEdgeColor", "b", ...
	"MarkerSize", 7)

% Now, fill in the significant values

hold on
plot(x1, z1, "- wo", ...
	"LineStyle", "none", ...
	"MarkerFaceColor", "r", ...
	"MarkerEdgeColor", "r", ...
	"MarkerSize", 7)

hold on
plot(x2, z2, "- wo", ...
	"LineStyle", "none", ...
	"MarkerFaceColor", "r", ...
	"MarkerEdgeColor", "r", ...
	"MarkerSize", 7)

hold on
plot(x3, z3, "- wo", ...
	"LineStyle", "none", ...
	"MarkerFaceColor", "g", ...
	"MarkerEdgeColor", "g", ...
	"MarkerSize", 7)

hold on
plot(x4, z4, "- wo", ...
	"LineStyle", "none", ...
	"MarkerFaceColor", "g", ...
	"MarkerEdgeColor", "g", ...
	"MarkerSize", 7)

hold on
plot(x5, z5, "- wo", ...
	"LineStyle", "none", ...
	"MarkerFaceColor", "b", ...
	"MarkerEdgeColor", "b", ...
	"MarkerSize", 7)

hold on
plot(x6, z6, "- wo", ...
	"LineStyle", "none", ...
	"MarkerFaceColor", "b", ...
	"MarkerEdgeColor", "b", ...
	"MarkerSize", 7)
legend("Monkey2, IS", "Monkey2, RW", "Monkey1, IS", "Monkey1, RW", "Mouse, IS", "Mouse, RW")
ylim([-1, 1])	

hold off


% Average Age at Death vs. Closeness Centrality
x = [0, 0.01, 0.05, 0.1, 0.2]
y1 = [ -0.1264543,   -0.1172803,   -0.1387071,   -0.182209,    -0.1852727  ]
y2 = [ 0.009921943,  -0.1551586,  -0.2896176,   -0.3554145,   -0.4326713  ]
y3 = [ -0.6659244,   -0.6381105,   -0.9803996,   -0.983957,    -0.9899117  ]
y4 = [ -0.7164837,   -0.7737665,   -0.9660585,   -0.9850248,   -0.9911495  ]
y5 = [ -0.4554238,   -0.3121843,   -0.3508704,   -0.3410205,   -0.3864189   ]
y6 = [ -0.2383911,   -0.3825953,   -0.6801131,   -0.6867872,   -0.7149195  ]

x1 = [0.1, 0.2]
x2 = [0.01, 0.05, 0.1, 0.2]
x3 = [0, 0.01, 0.05, 0.1, 0.2]
x4 = [0, 0.01, 0.05, 0.1, 0.2]
x5 = [0, 0.01, 0.05, 0.1, 0.2]
x6 = [0, 0.01, 0.05, 0.1, 0.2]

z1 = [-0.182209,    -0.1852727]
z2 = [-0.1551586,  -0.2896176,   -0.3554145,   -0.4326713]
z3 = [ -0.6659244,   -0.6381105,   -0.9803996,   -0.983957,    -0.9899117  ]
z4 = [ -0.7164837,   -0.7737665,   -0.9660585,   -0.9850248,   -0.9911495  ]
z5 = [ -0.4554238,   -0.3121843,   -0.3508704,   -0.3410205,   -0.3864189   ]
z6 = [ -0.2383911,   -0.3825953,   -0.6801131,   -0.6867872,   -0.7149195  ]

% First, plot the curves, regardless of significance or not
figure
plot(x, y1, "- ro", ...
	"LineWidth", 2, ...
	"MarkerFaceColor", [1 1 1], ...
	"MarkerEdgeColor", "r", ...
	"MarkerSize", 7)
title("Pearson Correlation Between Mean Age at Death and Closeness Centrality", "FontSize", 25)
xlabel("Load", "FontSize", 16)
ylabel("Correlation", "FontSize", 16)

hold on
plot(x, y2, "-- ro", ...
	"LineWidth", 2, ...
	"MarkerFaceColor", [1 1 1], ...
	"MarkerEdgeColor", "r", ...
	"MarkerSize", 7)

hold on
plot(x, y3, "- go", ...
	"LineWidth", 2, ...
	"MarkerFaceColor", [1 1 1], ...
	"MarkerEdgeColor", "g", ...
	"MarkerSize", 7)

hold on
plot(x, y4, "-- go", ...
	"LineWidth", 2, ...
	"MarkerFaceColor", [1 1 1], ...
	"MarkerEdgeColor", "g", ...
	"MarkerSize", 7)

hold on

plot(x, y5, "- bo", ...
	"LineWidth", 2, ...
	"MarkerFaceColor", [1 1 1], ...
	"MarkerEdgeColor", "b", ...
	"MarkerSize", 7)

hold on
plot(x, y6, "-- bo", ...
	"LineWidth", 2, ...
	"MarkerFaceColor", [1 1 1], ...
	"MarkerEdgeColor", "b", ...
	"MarkerSize", 7)

% Now, fill in the significant values

hold on
plot(x1, z1, "- wo", ...
	"LineStyle", "none", ...
	"MarkerFaceColor", "r", ...
	"MarkerEdgeColor", "r", ...
	"MarkerSize", 7)

hold on
plot(x2, z2, "- wo", ...
	"LineStyle", "none", ...
	"MarkerFaceColor", "r", ...
	"MarkerEdgeColor", "r", ...
	"MarkerSize", 7)

hold on
plot(x3, z3, "- wo", ...
	"LineStyle", "none", ...
	"MarkerFaceColor", "g", ...
	"MarkerEdgeColor", "g", ...
	"MarkerSize", 7)

hold on
plot(x4, z4, "- wo", ...
	"LineStyle", "none", ...
	"MarkerFaceColor", "g", ...
	"MarkerEdgeColor", "g", ...
	"MarkerSize", 7)

hold on
plot(x5, z5, "- wo", ...
	"LineStyle", "none", ...
	"MarkerFaceColor", "b", ...
	"MarkerEdgeColor", "b", ...
	"MarkerSize", 7)

hold on
plot(x6, z6, "- wo", ...
	"LineStyle", "none", ...
	"MarkerFaceColor", "b", ...
	"MarkerEdgeColor", "b", ...
	"MarkerSize", 7)
legend("Monkey2, IS", "Monkey2, RW", "Monkey1, IS", "Monkey1, RW", "Mouse, IS", "Mouse, RW")
ylim([-1, 1])	

hold off

% Average Age at Death vs. Betweenness Centrality
x = [0, 0.01, 0.05, 0.1, 0.2]
y1 = [ -0.1780979,   -0.1263019,   -0.3083128,   -0.3008154,   -0.310592  ]
y2 = [ -0.003896564, -0.07028126, -0.2660579,   -0.3560658,   -0.4529     ]
y3 = [ -0.5893024,   -0.5770562,   -0.863075,    -0.8599694,   -0.8279287  ]
y4 = [ -0.6679223,   -0.7194834,   -0.886246,    -0.8954229,   -0.8986117  ]
y5 = [ 0.1199852,    0.1878187,    0.2655507,    0.2845748,    0.2177334    ]
y6 = [ -0.1378565,   -0.2734073,   -0.4057759,   -0.4281761,   -0.4615398  ]

x1 = [0, 0.05, 0.1, 0.2]
x2 = [0.05, 0.1, 0.2]
x3 = [0, 0.01, 0.05, 0.1, 0.2]
x4 = [0, 0.01, 0.05, 0.1, 0.2]
x5 = [0.01, 0.05, 0.1, 0.2]
x6 = [0, 0.01, 0.05, 0.1, 0.2]

z1 = [-0.1780979, -0.3083128,   -0.3008154,   -0.310592]
z2 = [-0.2660579,   -0.3560658,   -0.4529]
z3 = [ -0.5893024,   -0.5770562,   -0.863075,    -0.8599694,   -0.8279287  ]
z4 = [ -0.6679223,   -0.7194834,   -0.886246,    -0.8954229,   -0.8986117  ]
z5 = [0.1878187,    0.2655507,    0.2845748,    0.2177334]
z6 = [ -0.1378565,   -0.2734073,   -0.4057759,   -0.4281761,   -0.4615398  ]

% First, plot the curves, regardless of significance or not
figure
plot(x, y1, "- ro", ...
	"LineWidth", 2, ...
	"MarkerFaceColor", [1 1 1], ...
	"MarkerEdgeColor", "r", ...
	"MarkerSize", 7)
title("Pearson Correlation Between Mean Age at Death and Betweenness Centrality", "FontSize", 25)
xlabel("Load", "FontSize", 16)
ylabel("Correlation", "FontSize", 16)

hold on
plot(x, y2, "-- ro", ...
	"LineWidth", 2, ...
	"MarkerFaceColor", [1 1 1], ...
	"MarkerEdgeColor", "r", ...
	"MarkerSize", 7)

hold on
plot(x, y3, "- go", ...
	"LineWidth", 2, ...
	"MarkerFaceColor", [1 1 1], ...
	"MarkerEdgeColor", "g", ...
	"MarkerSize", 7)

hold on
plot(x, y4, "-- go", ...
	"LineWidth", 2, ...
	"MarkerFaceColor", [1 1 1], ...
	"MarkerEdgeColor", "g", ...
	"MarkerSize", 7)

hold on

plot(x, y5, "- bo", ...
	"LineWidth", 2, ...
	"MarkerFaceColor", [1 1 1], ...
	"MarkerEdgeColor", "b", ...
	"MarkerSize", 7)

hold on
plot(x, y6, "-- bo", ...
	"LineWidth", 2, ...
	"MarkerFaceColor", [1 1 1], ...
	"MarkerEdgeColor", "b", ...
	"MarkerSize", 7)

% Now, fill in the significant values

hold on
plot(x1, z1, "- wo", ...
	"LineStyle", "none", ...
	"MarkerFaceColor", "r", ...
	"MarkerEdgeColor", "r", ...
	"MarkerSize", 7)

hold on
plot(x2, z2, "- wo", ...
	"LineStyle", "none", ...
	"MarkerFaceColor", "r", ...
	"MarkerEdgeColor", "r", ...
	"MarkerSize", 7)

hold on
plot(x3, z3, "- wo", ...
	"LineStyle", "none", ...
	"MarkerFaceColor", "g", ...
	"MarkerEdgeColor", "g", ...
	"MarkerSize", 7)

hold on
plot(x4, z4, "- wo", ...
	"LineStyle", "none", ...
	"MarkerFaceColor", "g", ...
	"MarkerEdgeColor", "g", ...
	"MarkerSize", 7)

hold on
plot(x5, z5, "- wo", ...
	"LineStyle", "none", ...
	"MarkerFaceColor", "b", ...
	"MarkerEdgeColor", "b", ...
	"MarkerSize", 7)

hold on
plot(x6, z6, "- wo", ...
	"LineStyle", "none", ...
	"MarkerFaceColor", "b", ...
	"MarkerEdgeColor", "b", ...
	"MarkerSize", 7)
legend("Monkey2, IS", "Monkey2, RW", "Monkey1, IS", "Monkey1, RW", "Mouse, IS", "Mouse, RW")
ylim([-1, 1])	

hold off